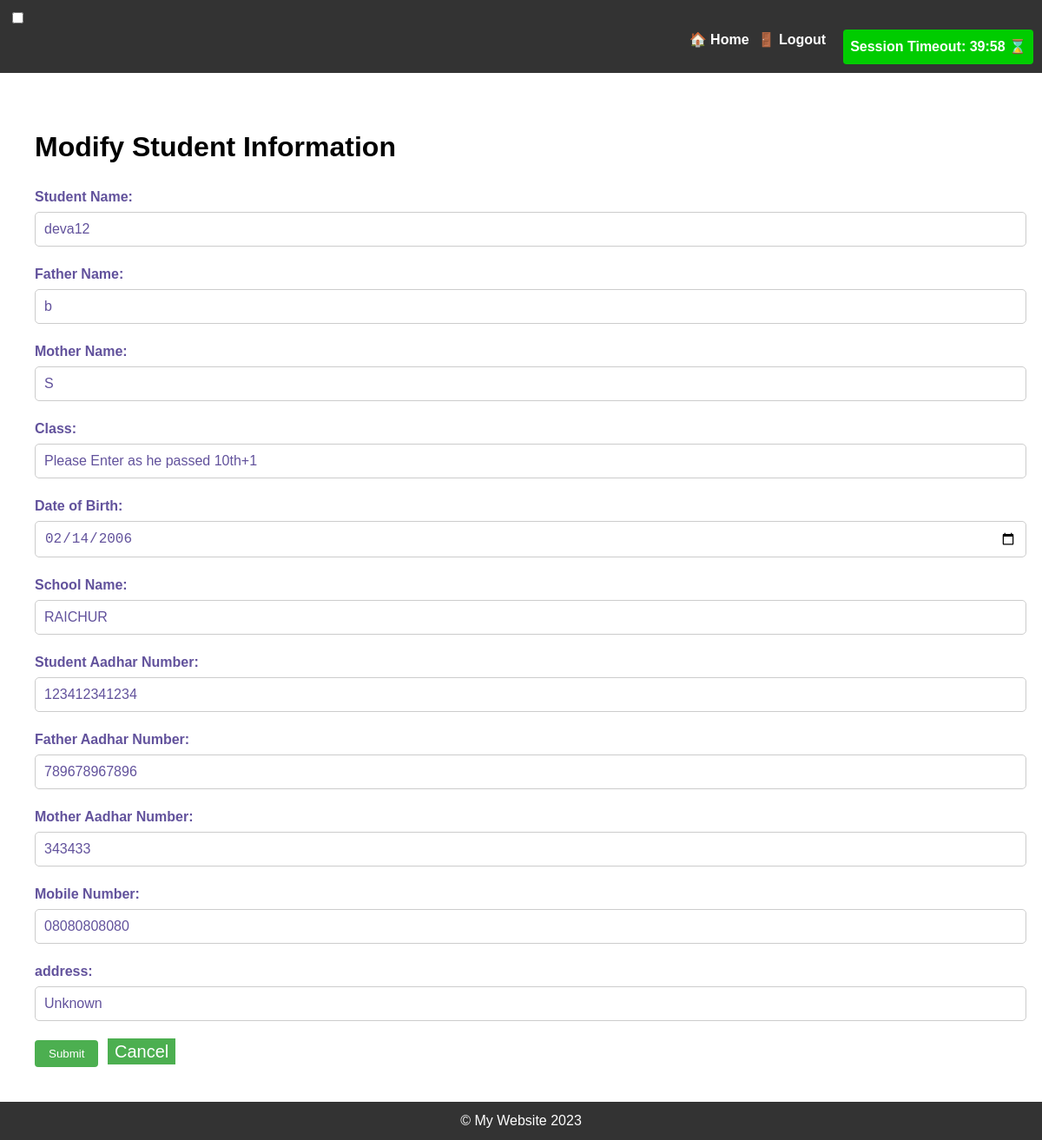
The page /modify_student/21/ on the database as committed earlier.
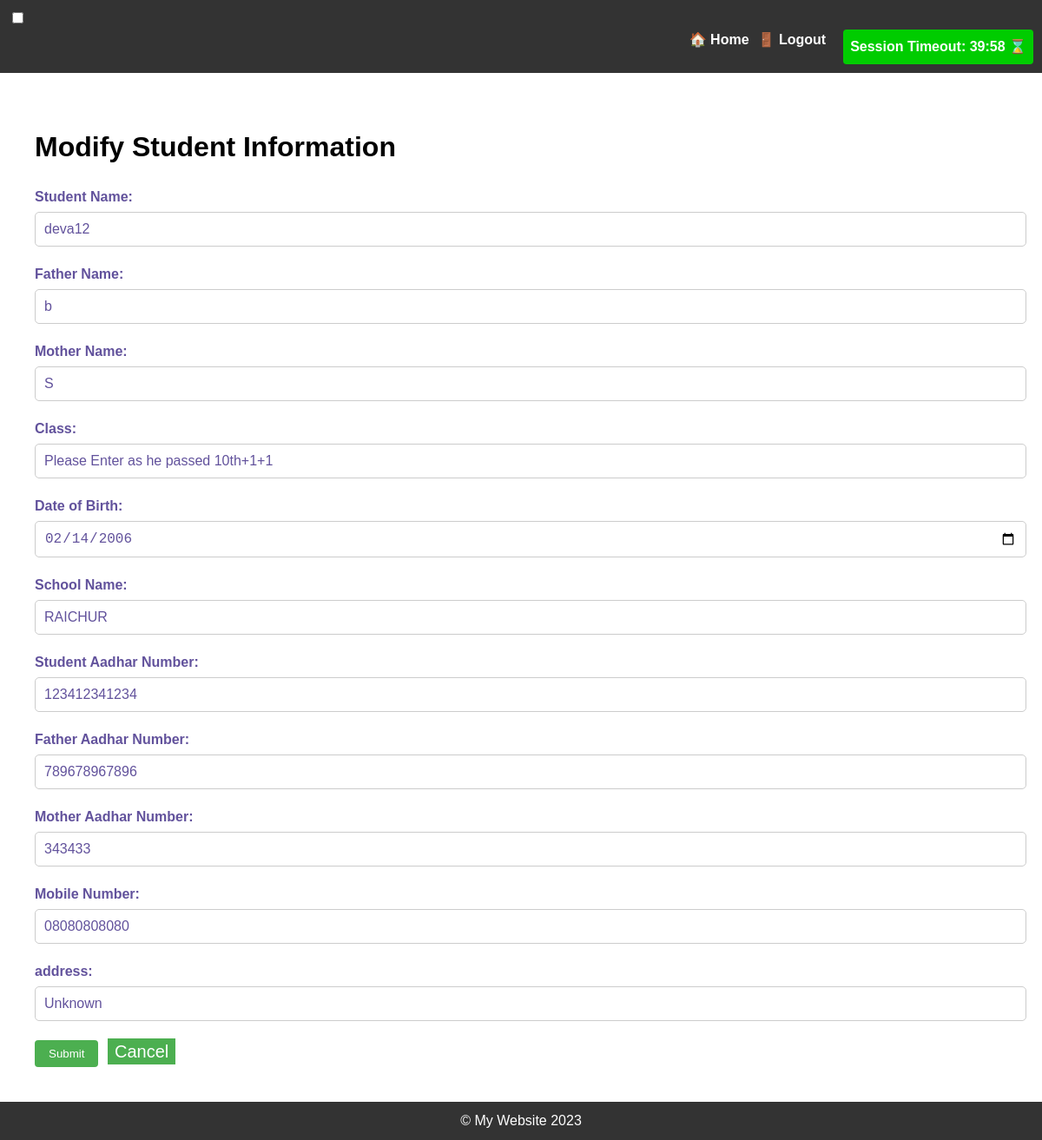
The same page on the database as committed later.
### studentsdataform/models.py (models this page shows, shortened)
class Student(models.Model):
    student_name = models.CharField(max_length=150)
    father_name = models.CharField(max_length=150)
    mother_name = models.CharField(max_length=150)
    student_class = models.CharField(max_length=150)
    school_name = models.CharField(max_length=150)
    student_aadhar = models.CharField(max_length=150)
    father_aadhar = models.CharField(max_length=150)
    mother_aadhar = models.CharField(max_length=150)
    mobile_number = models.CharField(max_length=150)
    dob = models.DateField(null=True, blank=True)
    age = models.IntegerField(null=True, blank=True)
    address=models.CharField(max_length=500, default='Unknown')

### studentsdataform/views.py (the view)
# urls.py: path('modify_student/<int:student_id>/', views.modify_student, name='modify_student'),
def modify_student(request, student_id):
    student = get_object_or_404(Student, id=student_id)
    if request.method == 'POST':
        form = StudentForm(request.POST, instance=student)
        if form.is_valid():
            form.save()
            return redirect('studentsdataform:student_list')
    else:
        form = StudentForm(instance=student)
    context = {'form': form, 'student': student}
    return render(request, 'modify_student.html', context)

### studentsdataform/forms.py
class StudentForm(forms.ModelForm):
    dob = forms.DateField(widget=forms.TextInput(attrs={'class': 'datepicker'}))
    class Meta:
        model = Student
        fields = ['student_name',
                   'father_name',
                     'mother_name',
                     'student_class',
                     'school_name',
                     'student_aadhar',
                     'father_aadhar',
                       'mother_aadhar',
                       'mobile_number',
                       'dob',
                       'age',
                       'address'
                       ]

### templates/modify_student.html (shortened to what this page needs)
{% extends 'base.html' %}
{% block content %}
  <div class="container mt-5">
    <h1 class="text-center mb-5">Modify Student Information</h1>
    <form method="POST" class="card p-5">
    <link rel="stylesheet" href="https://code.jquery.com/ui/1.13.0/themes/smoothness/jquery-ui.css">
      <div class="mb-3">
        <label for="student_name" class="form-label">Student Name:</label>
        <input type="text" id="student_name" name="student_name" value="{{ student.student_name }}" class="form-control">
      </div>
      <div class="mb-3">
        <label for="father_name" class="form-label">Father Name:</label>
        <input type="text" id="father_name" name="father_name" value="{{ student.father_name }}" class="form-control">
      </div>
      <div class="mb-3">
        <label for="mother_name" class="form-label">Mother Name:</label>
        <input type="text" id="mother_name" name="mother_name" value="{{ student.mother_name }}" class="form-control">
      </div>
      <div class="mb-3">
        <label for="student_class" class="form-label">Class:</label>
        <input type="text" id="student_class" name="student_class" value="{{ student.student_class }}" class="form-control">
      </div>
      <div class="mb-3">
        <label for="dob" class="form-label">Date of Birth:</label>
        <input type="date" id="dob" name="dob" value="{{ student.dob|date:'Y-m-d' }}" class="form-control">
      </div>
      <div class="mb-3">
        <label for="school_name" class="form-label">School Name:</label>
        <input type="text" id="school_name" name="school_name" value="{{ student.school_name }}" class="form-control">
      </div>
      <div class="mb-3">
        <label for="student_aadhar" class="form-label">Student Aadhar Number:</label>
        <input type="text" id="student_aadhar" name="student_aadhar" value="{{ student.student_aadhar }}" class="form-control">
      </div>
      <div class="mb-3">
        <label for="father_aadhar" class="form-label">Father Aadhar Number:</label>
        <input type="text" id="father_aadhar" name="father_aadhar" value="{{ student.father_aadhar }}" class="form-control">
      </div>
      <div class="mb-3">
        <label for="mother_aadhar" class="form-label">Mother Aadhar Number:</label>
        <input type="text" id="mother_aadhar" name="mother_aadhar"  value="{{ student.mother_aadhar }}" class="form-control">
      </div>
      <div class="mb-3">
        <label for="mobile_number" class="form-label">Mobile Number:</label>
        <input type="text" id="mobile_number"  name="mobile_number" value="{{ student.mobile_number  }}" class="form-control">
      </div>
      <div class="mb-3">
        <label for="address" class="form-label">address:</label>
        <input type="text" id="address"  name="address" value="{{ student.address  }}" class="form-control">
      </div>
      <div class="d-grid gap-2">
        <button type="submit" class="btn btn-primary btn-lg mt-3">Submit</button>
        <a href="{% url 'studentsdataform:student_list' %}" style="text-decoration: none; color: white; background-color: #4CAF50; padding: 4px 8px; font-size: 20px; margin-left: 6px;">Cancel</a>
      </div>
    </form>
  {% endblock %}

Rows that differ between the two databases and show on the page:
changed Student "deva12": student_class "Please Enter as he passed 10th+1" → "Please Enter as he passed 10th+1+1"
